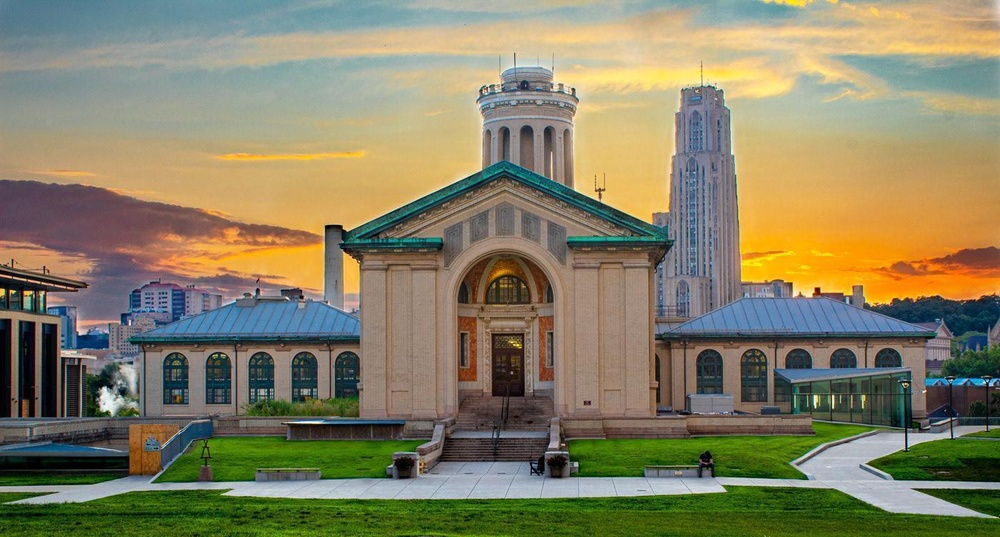
#> input picture images/carnegie.jpg, 1000 x 537 px, shrunk from 1400 x 752 before the run, given in place of pixels.jpg, which was not available
$ python visualizations.py
#> lines starting #> are read from the running program, lines starting #| are printed output that depends on the picture; pictures that were not available may be replaced by others from this repository, and a replacement may not be noted

from PIL import Image
import numpy as np
import matplotlib.pyplot as plt

#possible user inputs
filename = 'Users\rashi\OneDrive\Desktop\Lithophane.py\images\smallerScotty.jpg'
thickness= 255

# takes in an image and converts it to black and white
def greyScale(filename):
    image = Image.open(filename)
    greyImage = image.convert('L')
    # array of [row, row, row ...], row is a list of [col, col, col ...]
    # array is [[col, col ...], [col, col ...] ...]
    greyImageArray = np.asarray(greyImage)
    plt.axis('off')
    plt.imshow(greyImage, cmap = 'gray')
    plt.show()
    return greyImageArray

# finds one point for each pixel
def pixelData(greyImageArray):
    pixelList = [] #pixel location interms of row nad col with greyImageArray value
    pixelX, pixelY = len(greyImageArray), len(greyImageArray[0])
    for x in range(pixelX):
        for y in range(pixelY):
            z = greyImageArray[x][y]
            pixelList.append([x, y, thickness - z])
    return pixelList

print(pixelData(greyScale('images/pixels.jpg')))
#> in greyScale, image is the input picture: PIL image 1000x537 RGB; mean R, G, B 134.4, 129, 100
#> in greyScale, `greyImage = image.convert('L')`:
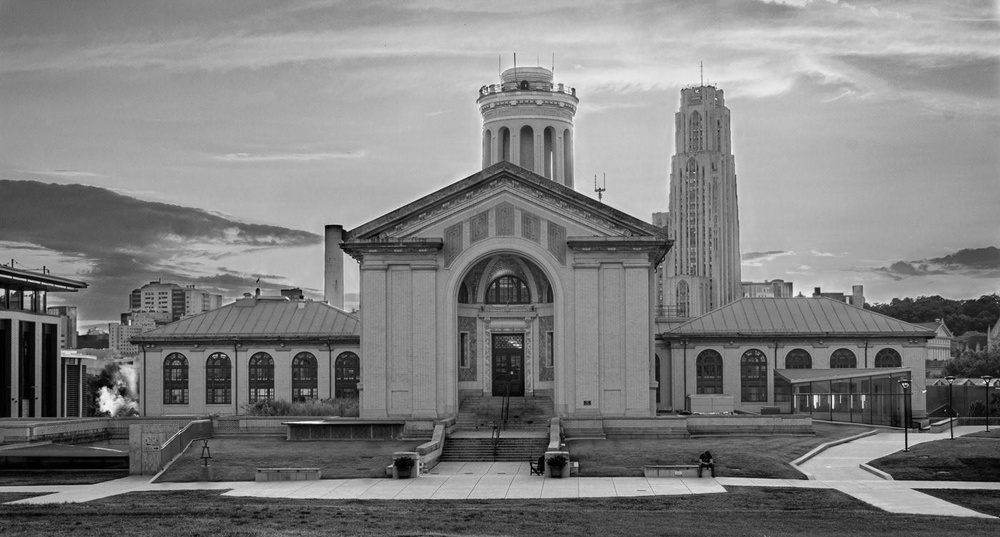
#> greyImage: PIL image 1000x537 L; min 0, max 254, mean 127.3
#> in pixelData, `pixelList = []`: pixelList = []
#> in pixelData, `pixelX, pixelY = len(greyImageArray), len(greyImageArray[0])`: pixelX = 537; pixelY = 1000
#> after the loop in pixelData, `for x in range(pixelX):`: pixelList = 537000 items

# finds the 3 dimensional x, y, z coordinate for each pixel (6 points per pixel)
def pixelData3d(pixelList):
    pixelList3d = []
    for point in pixelList:
        z = point[2]
        additionalPoints = [0, 0, 0], [0, 0, -z], [0, 1, 0], [0, 1, -z], [1, 0, 0], [1, 0, -z], [1, 1, 0], [1, 1, -z]
        for vertex in additionalPoints:
            vertexX = point[0] + vertex[0]
            vertexY = point[1] + vertex[1]
            vertexZ = point[2] + vertex[2]
            pixelList3d.append([vertexX, vertexY, vertexZ])
    return pixelList3d

# creates 3 lists of x, y, and z coordinates for an inputed data set
def xyzPoints(pixelData):
    X, Y, Z = [], [], []
    for point in pixelData:
        X.append(point[0])
        Y.append(point[1])
        Z.append(point[2])
    return X, Y, Z

# creates a 3D scatter plot with one x, y, z coordinate for each pixel
def scatterVisualization(X, Y, Z):
    fig = plt.figure()
    ax = fig.add_subplot(111, projection='3d')
    ax.scatter(X, Y, Z, c=Z, cmap='twilight_shifted', linewidth=1)
    plt.axis('off')
    plt.show()

# creates a 3D triangular surface plot with one x, y, z coordinate for each pixel
def triSurfVisualization(X, Y, Z):
    fig = plt.figure()
    ax = fig.add_subplot(111, projection='3d')
    ax.plot_trisurf(X, Y, Z, cmap='twilight_shifted')
    plt.axis('off')
    plt.show()

# call functions
pixelList = pixelData(greyScale(filename))
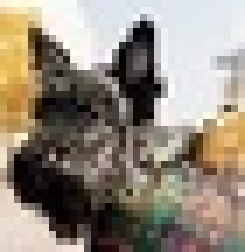
#> input picture images/smallerScotty.jpg, 35 x 36 px, shrunk from 49 x 50 before the run, found by its file name (shown 7 times larger)
#> in greyScale, image is the input picture: PIL image 35x36 RGB; mean R, G, B 147, 136.9, 123.6
#> in greyScale (call 2), `greyImage = image.convert('L')`:
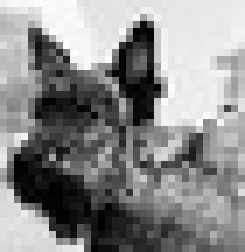
#> greyImage: PIL image 35x36 L (shown 7 times larger); min 0, max 254, mean 138.5
#> pixelList = 1260 items, first 6: [0, 0, 14], [0, 1, 8], [0, 2, 6], [0, 3, 9], [0, 4, 7], [0, 5, 3]
pixelList3d = pixelData3d(pixelList)
#> the loop in pixelData3d, `for point in pixelList:` made 1260 passes
#> (point, z) on passes 1 to 3: ([0, 0, 14], 14), ([0, 1, 8], 8), ([0, 2, 6], 6)
#> after the loop in pixelData3d, `for point in pixelList:`: pixelList3d = 10080 items, first 6: [0, 0, 14], [0, 0, 0], [0, 1, 14], [0, 1, 0], [1, 0, 14], [1, 0, 0]
X, Y, Z = xyzPoints(pixelList)
#> the loop in xyzPoints, `for point in pixelData:` made 1260 passes
#> after the loop in xyzPoints, `for point in pixelData:`: X = 1260 values from 0 to 35; Y = 1260 values, max 34 at index 34, min 0 at index 0, mean 17; Z = 1260 values, max 255 at index 161, min 1 at index 219, mean 116.5
#> X = 1260 values from 0 to 35
X3d, Y3d, Z3d = xyzPoints(pixelList3d)
#> the loop in xyzPoints (call 2), `for point in pixelData:` made 10080 passes
#> X3d = 10080 values, max 36 at index 9804, min 0 at index 0, mean 18; Y3d = 10080 values, max 35 at index 274, min 0 at index 0, mean 17.5; Z3d = 10080 values, max 255 at index 1288, min 0 at index 1, mean 58.27

scatterVisualization(X, Y, Z)
#> in scatterVisualization, `plt.show()`:
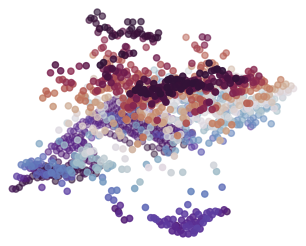
#> figure drawn by matplotlib, 1 panel
scatterVisualization(X3d, Y3d, Z3d)
#> in scatterVisualization (call 2), `plt.show()`:
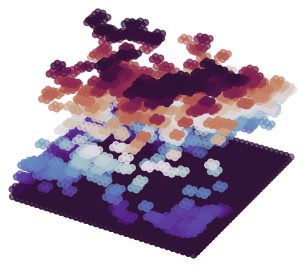
#> figure drawn by matplotlib, 1 panel

triSurfVisualization(X, Y, Z)
#> in triSurfVisualization, `plt.show()`:
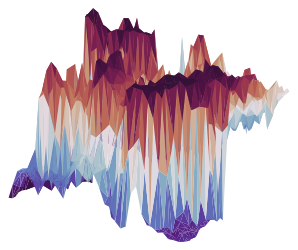
#> figure drawn by matplotlib, 1 panel
triSurfVisualization(X3d, Y3d, Z3d)
#> in triSurfVisualization (call 2), `plt.show()`:
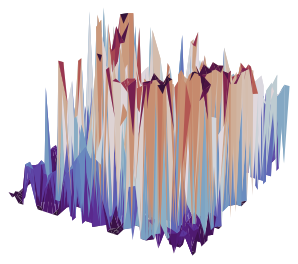
#> figure drawn by matplotlib, 1 panel
